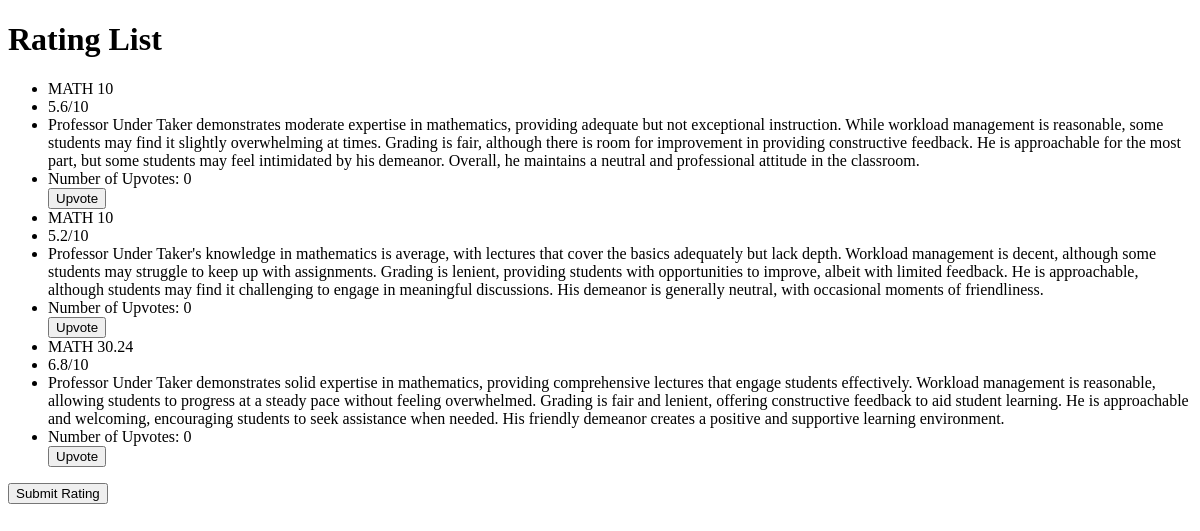
The app's page /rate_a_professor/ratings/3/ (signed in), older data.
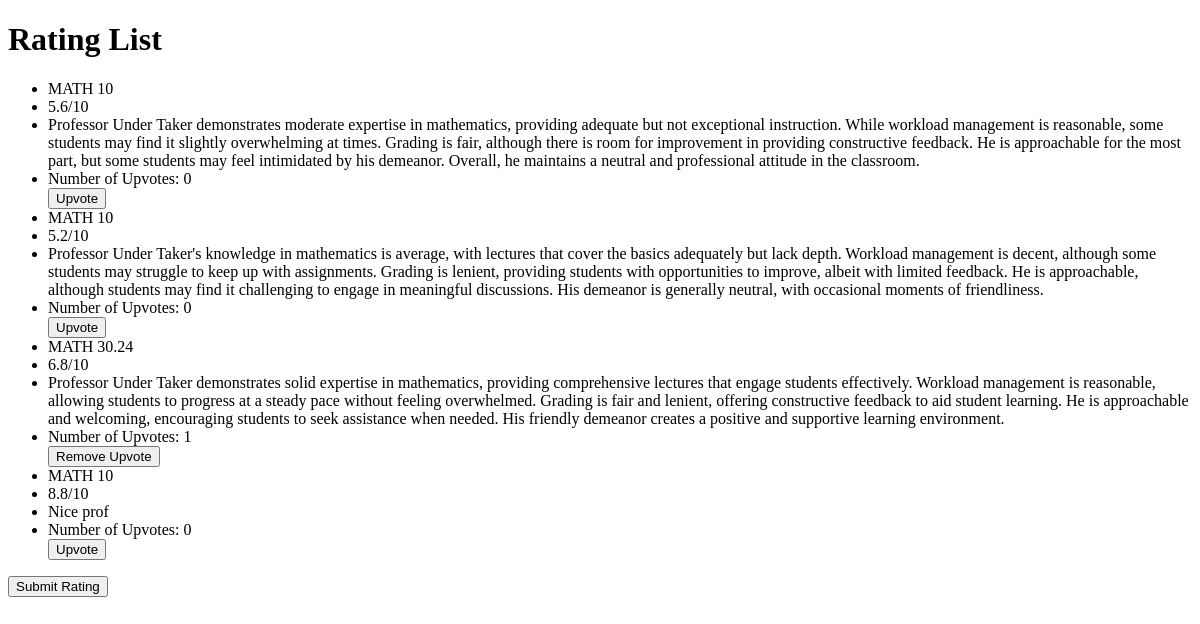
The same page, newer data.
### professor_select/models.py (models this page shows, shortened)
class ProfessorRating (models.Model):
    student = models.ForeignKey (Student, related_name = "professor_reviews",
                                 on_delete = models.CASCADE)
    professor = models.ForeignKey (Professor, related_name = "ratings",
                                 on_delete = models.CASCADE)
    course = models.ForeignKey (Course, related_name = "student_reviews",
                                 on_delete = models.CASCADE)
    subject_matter_expertise = models.PositiveIntegerField(validators = [MinValueValidator(0), MaxValueValidator(10)])
    workload_management = models.PositiveIntegerField(validators = [MinValueValidator(0), MaxValueValidator(10)])
    grading_leniency = models.PositiveIntegerField(validators = [MinValueValidator(0), MaxValueValidator(10)])
    approachability = models.PositiveIntegerField(validators = [MinValueValidator(0), MaxValueValidator(10)])
    friendliness = models.PositiveIntegerField(validators = [MinValueValidator(0), MaxValueValidator(10)])
    comment = models.TextField()
    class Meta:
        constraints = [
            models.UniqueConstraint(fields=['student', 'professor', 'course'], name='student_rating')
        ]
    def __str__(self):
        return 'Rating for {} in {} '.format(self.professor, self.course)
    def get_average(self):
        average = (self.subject_matter_expertise + self.workload_management + self.grading_leniency + self.approachability + self.friendliness)/5
        return average
    @property
    def get_upvotes(self):
        return len(self.upvotes.all())

class Course (models.Model):
    course_code = models.CharField(max_length = 20, unique = True)
    course_title = models.CharField(max_length = 255)
    department = models.ForeignKey(Department, related_name = "department_classes",
                                on_delete = models.CASCADE, default = get_department)
    def __str__(self):
        return '{}'.format(self.course_code)

### rate_a_professor/models.py (models this page shows)
class Upvotes(models.Model):
    rating = models.ForeignKey (ProfessorRating, related_name = "upvotes", on_delete = models.CASCADE)
    student = models.ForeignKey (Student, related_name = "student_upvotes", on_delete = models.CASCADE)
    class Meta:
        constraints = [
            models.UniqueConstraint(fields=['student', 'rating'], name='student_upvote')
        ]

### rate_a_professor/views.py (the view)
# urls.py: path('ratings/<int:pk>/', views.rating_list, name='rating_list'),
def rating_list(request, **kwarg):
    if request.user.is_authenticated and request.user.is_student:
        current_user = request.user
        student = Student.objects.get(pk = current_user.pk)
        professor = Professor.objects.get(pk=kwarg['pk'])
        rating = professor.ratings.all()
        args = {
            'professor': professor,
            'ratings': rating
        }
        upvoted_ratings = upvotes_by_professor(student, professor)
        args['upvoted_ratings'] = upvoted_ratings
        print(upvoted_ratings)
        return render(request, 'rate_a_professor/rating_list.html', args)
    else:
        return redirect('landing_page:home')

### professor_select/models.py (called while the page is built)
    def __str__(self):
        return '{}'.format(self.professor_name)

### rate_a_professor/models.py (called while the page is built)
def upvotes_by_professor (student, professor):
    query = Upvotes.objects.filter(student = student)
    arg = []
    for upvote in query:
        if upvote.rating.professor == professor:
            arg.append(upvote.rating)
    return arg

### rate_a_professor/templates/rate_a_professor/rating_list.html (shortened to what this page needs)
<!DOCTYPE html>
<html>
<head>
</head>
<body>
    <h1>Rating List</h1>
    <ul>
        {% for rating in ratings %}
            <li>{{ rating.course }}</li>
            <li>{{ rating.get_average }}/10</li>
            <li>{{ rating.comment }}</li>
            <li>Number of Upvotes: {{ rating.get_upvotes }}</li>
            {% if rating not in upvoted_ratings %}
            <a href="{% url 'rate_a_professor:add_rating' professor.pk rating.pk %}">
                <button>Upvote</button>
            </a>
            {% else %}
            <a href="{% url 'rate_a_professor:remove_rating' professor.pk rating.pk %}">
                <button>Remove Upvote</button>
            </a>
            {% endif %}
        {% endfor %}
    </ul>
    <a href="{% url 'rate_a_professor:rate_professor' professor.pk %}">
        <button>Submit Rating</button>
    </a>
</body>
</html>

Row changes from the older to the newer data that the page shows:
computed for ProfessorRating "MATH 30.24": get_upvotes "0" → "1"; text "Upvote" → "Remove Upvote"
added ProfessorRating: course "MATH 10", get_average "8.8", comment "Nice prof", get_upvotes "0", shows "Upvote"
